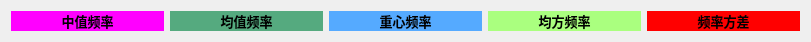
  <widget class="QWidget" name="horizontalLayoutWidget_6">
   <property name="geometry">
    <rect>
     <x>229</x>
     <y>389</y>
     <width>811</width>
     <height>31</height>
    </rect>
   </property>
   <layout class="QHBoxLayout" name="horizontalLayout_6">
    <item>
     <widget class="QLabel" name="label_fre_med_1">
      <property name="font">
       <font>
        <pointsize>10</pointsize>
       </font>
      </property>
      <property name="styleSheet">
       <string notr="true">background-color: rgb(255, 0, 255);</string>
      </property>
      <property name="text">
       <string>&lt;html&gt;&lt;head/&gt;&lt;body&gt;&lt;p align=&quot;center&quot;&gt;&lt;span style=&quot; font-weight:600;&quot;&gt;中值频率&lt;/span&gt;&lt;/p&gt;&lt;/body&gt;&lt;/html&gt;</string>
      </property>
     </widget>
    </item>
    <item>
     <widget class="QLabel" name="label_fre_mean_1">
      <property name="font">
       <font>
        <pointsize>10</pointsize>
       </font>
      </property>
      <property name="styleSheet">
       <string notr="true">background-color: rgb(85, 170, 127);</string>
      </property>
      <property name="text">
       <string>&lt;html&gt;&lt;head/&gt;&lt;body&gt;&lt;p align=&quot;center&quot;&gt;&lt;span style=&quot; font-weight:600;&quot;&gt;均值频率&lt;/span&gt;&lt;/p&gt;&lt;/body&gt;&lt;/html&gt;</string>
      </property>
     </widget>
    </item>
    <item>
     <widget class="QLabel" name="label_fre_cog_1">
      <property name="font">
       <font>
        <pointsize>10</pointsize>
        <weight>75</weight>
        <bold>true</bold>
       </font>
      </property>
      <property name="styleSheet">
       <string notr="true">background-color: rgb(255, 170, 255);
background-color: rgb(85, 170, 255);</string>
      </property>
      <property name="text">
       <string>&lt;html&gt;&lt;head/&gt;&lt;body&gt;&lt;p align=&quot;center&quot;&gt;重心频率&lt;/p&gt;&lt;/body&gt;&lt;/html&gt;</string>
      </property>
     </widget>
    </item>
    <item>
     <widget class="QLabel" name="label_fre_mse_1">
      <property name="font">
       <font>
        <pointsize>10</pointsize>
        <weight>75</weight>
        <bold>true</bold>
       </font>
      </property>
      <property name="styleSheet">
       <string notr="true">background-color: rgb(85, 0, 255);
background-color: rgb(170, 255, 127);</string>
      </property>
      <property name="text">
       <string>&lt;html&gt;&lt;head/&gt;&lt;body&gt;&lt;p align=&quot;center&quot;&gt;均方频率&lt;/p&gt;&lt;/body&gt;&lt;/html&gt;</string>
      </property>
     </widget>
    </item>
    <item>
     <widget class="QLabel" name="label_fre_var_1">
      <property name="font">
       <font>
        <pointsize>10</pointsize>
       </font>
      </property>
      <property name="styleSheet">
       <string notr="true">background-color: rgb(255, 0, 0);</string>
      </property>
      <property name="text">
       <string>&lt;html&gt;&lt;head/&gt;&lt;body&gt;&lt;p align=&quot;center&quot;&gt;&lt;span style=&quot; font-weight:600;&quot;&gt;频率方差&lt;/span&gt;&lt;/p&gt;&lt;/body&gt;&lt;/html&gt;</string>
      </property>
     </widget>
    </item>
   </layout>
  </widget>
